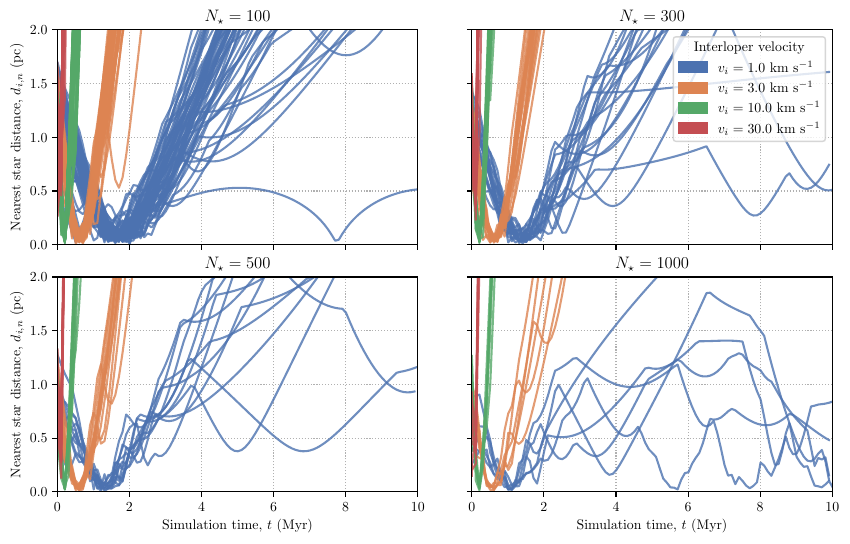

Python code for this plot:
import sys
import os

script_dir = "../al26_nbody/"
sys.path.append(script_dir)
sys.path.append(script_dir+"/plotting/")

import matplotlib
from al26_plot import read_state,use_tex
from al26_nbody import Yields,State,Metadata
from glob import glob
from scipy.stats import norm
import matplotlib.pyplot as plt 
import matplotlib.cm as cm
from amuse.units import units
from matplotlib.colors import ListedColormap
import seaborn as sns



use_tex()

sims = sorted(glob("pt-0.3/run-*"))
nsims = len(sims)







# # velocities = np.logspace(-2,1,)
# norm = matplotlib.colors.LogNorm(vmin=0.01,vmax=10.)

# custom_colors = ["#073b4c","#118ab2","#06d6a0","#ffd166","#f78c6b","#ef476f"]
# c_m = ListedColormap(custom_colors)

# s_m = matplotlib.cm.ScalarMappable(cmap=c_m, norm=norm)
# s_m.set_array([])


vels = [1.0,3.0,10.0,30.0]
nstars = [100, 300, 500, 1000]

fig, axes = plt.subplots(2, 2, figsize=(10, 6), sharex=True, sharey=True)
plt.subplots_adjust(hspace=0.15, wspace=0.15)
axes = axes.flatten()

for i,vel in enumerate(vels):
  for j,nstar in enumerate(nstars):
    simsetname = "pt-0.3/pt-rc-0.3-inm-7-inv-{}-rb-0.1-ns-{}".format(vel,nstar)
    print(simsetname)
    sims = sorted(glob(simsetname+"/*"))
    nsims = len(sims)
    for n,simname in enumerate(sims):
      # print(simname)
      # print(simname)
      statenames = sorted(glob(simname+"/*state*.pkl.zst"))
      # print(statenames)
      first_state = read_state(statenames[0])
      offset = first_state.metadata.args.interloper_offset_time.value_in(units.myr)
      velocity = first_state.metadata.args.interloper_velocity.value_in(units.kms)
      if offset == 0.00:
        xx = []
        yy = []
        for m,statename in enumerate(statenames):
          state = read_state(statename)
          time = state.metadata.time.value_in(units.myr)

          


          # print(simname,offset,sim_num,time)
          x = state.cluster.x[-1]
          y = state.cluster.y[-1]
          z = state.cluster.z[-1]

          d2a = state.cluster[:-1].distances_squared(state.cluster[-1])
          d2 = sorted(d2a)[0]
          d = d2**0.5
          dist_si = d.value_in(units.pc)

          xx.append(time)
          yy.append(dist_si)
        palette = sns.color_palette("deep", n_colors=4)
        color = palette[i]
        axes[j].plot(xx, yy, color=color, alpha=0.8)
        print("finished {}".format(simname))



for ax in axes:
  ax.set_xlim(0, 10)
  ax.set_ylim(0, 2)
  ax.grid(ls=":")

# Label each subplot with the number of stars
for j, nstar in enumerate(nstars):
  axes[j].set_title(f"$N_\\star = {nstar}$")

# Add legend for velocities
import matplotlib.patches as mpatches

custom_labels = [f"$v_i = {v}$ km s$^{{-1}}$" for v in vels]
palette = sns.color_palette("deep", n_colors=4)
handles = [mpatches.Patch(color=palette[i], label=custom_labels[i], linewidth=plt.rcParams['lines.linewidth']) for i in range(len(vels))]
axes[1].legend(handles=handles, title="Interloper velocity", loc="upper right", frameon=True)

# Only set x/y labels on outer axes for shared axes
for ax in axes[2:]:
  ax.set_xlabel("Simulation time, $t$ (Myr)")
for ax in axes[::2]:
  ax.set_ylabel("Nearest star distance, $d_{i,n}$ (pc)")
plt.savefig("distance_from_nearest.pdf",bbox_inches="tight")




# plt.figure(figsize=(5,3))

# i = 0
# for nsim in range(nsims):
#   # print(nsim)
#   simname = "pt-0.3/run-{}".format(nsim)
#   # print(simname)
#   statenames = sorted(glob(simname+"/*state*.pkl.zst"))

#   print(simname)

#   first_state = read_state(statenames[0])
#   offset = first_state.metadata.args.interloper_offset_time.value_in(units.myr)
#   velocity = first_state.metadata.args.interloper_velocity.value_in(units.kms)
#   if offset == 0.01:
#     xx = []
#     yy = []
#     for j,statename in enumerate(statenames):
#       state = read_state(statename)
#       time = state.metadata.time.value_in(units.myr)

#       # print(simname,offset,sim_num,time)
#       x = state.cluster.x[-1]
#       y = state.cluster.y[-1]
#       z = state.cluster.z[-1]
      
#       cm = state.cluster[:-1].center_of_mass()
#       dist = ((x - cm[0])**2 + (y - cm[1])**2 + (z - cm[2])**2)**0.5
#       dist_si = dist.value_in(units.pc)
      
#       xx.append(time)
#       yy.append(dist_si)

#     plt.plot(xx,yy,color=s_m.to_rgba(velocity),alpha=0.8)
#     i += 1
#     print("finished {}".format(nsim))

# plt.xlim(0,10)
# plt.ylim(0,2)
# plt.grid(ls=":")
# plt.xlabel("Simulation time, $t$ (Myr)")
# plt.ylabel("Interloper distance to CoM, $d_i$ (pc)")
# cbar = plt.colorbar(s_m,ax=plt.gca(),label="Interloper velocity, $v_i$ (km$\\,$s$^{-1}$)")
# plt.savefig("distance_from_centre.pdf",bbox_inches="tight")